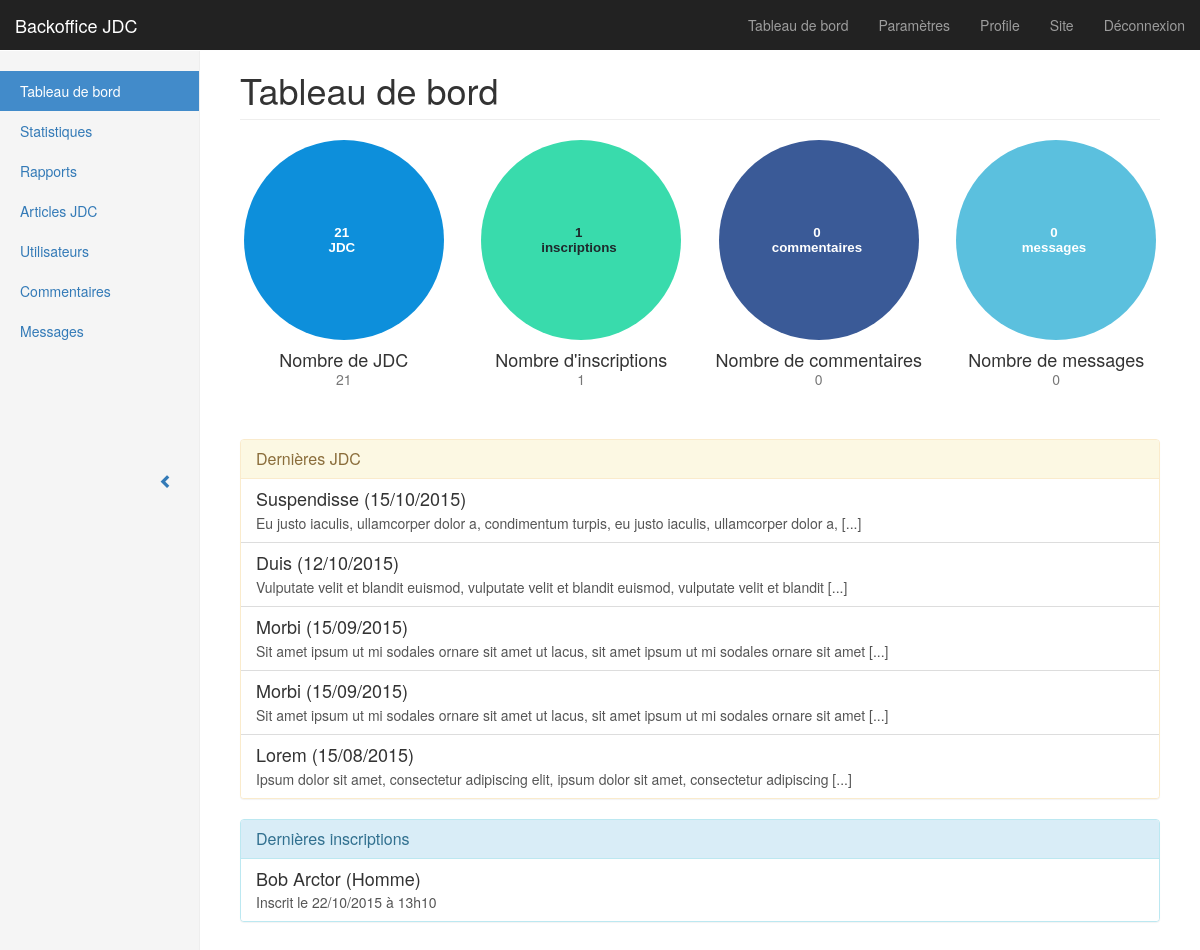
/admin/index.php (signed in), run on the app's committed database.
### tables this page shows
CREATE TABLE IF NOT EXISTS `articles` (
`id` int(11) unsigned NOT NULL,
  `name` varchar(100) NOT NULL,
  `content` text NOT NULL,
  `creation_date` datetime NOT NULL
);

CREATE TABLE IF NOT EXISTS `users` (
`id` int(11) unsigned NOT NULL,
  `firstname` varchar(100) NOT NULL,
  `lastname` varchar(100) NOT NULL,
  `gender` enum('male','female') NOT NULL,
  `email` varchar(255) NOT NULL,
  `password` char(60) NOT NULL,
  `newsletter` tinyint(1) DEFAULT '0',
  `role` tinyint(1) DEFAULT '0',
  `cdate` datetime NOT NULL,
  `mdate` datetime NOT NULL
);

### inc/func.php (called while the page is built, shortened)
<?php
function cutString($text, $max_length, $end = '...') {
	$sep = '[@]';
	if ($max_length > 0 && strlen($text) > $max_length) {
		$text = wordwrap($text, $max_length, $sep, true);
		$text = explode($sep, $text);
		return $text[0].$end;
	}
	return $text;
}
function getFormatDate($date, $format = 'd/m/Y') {
	return date($format, strtotime($date));
}
function user_getFullName($user) {
	return ucwords($user['firstname'].' '.$user['lastname']);
}
function user_getGenderLabel($gender) {
	global $genders, $gender_labels;
	if (isset($gender_labels[$gender])) {
		return $gender_labels[$gender];
	}
	return 'N/A';
}

### inc/config.php (called while the page is built, shortened)
<?php
$current_page = basename($_SERVER['PHP_SELF']);
$gender_labels = array(
	'male' => 'Homme',
	'female' => 'Femme'
);

### admin/inc/config.php (called while the page is built, shortened)
<?php
require_once '../inc/config.php';
$pages = array(
	'index.php' => 'Tableau de bord',
	'#stats.php' => 'Statistiques',
	'#reports.php' => 'Rapports',
	'articles.php' => 'Articles JDC',
	'users.php' => 'Utilisateurs',
	'#comments.php' => 'Commentaires',
	'#messages.php' => 'Messages',
);

### admin/index.php (the view)
<?php
require_once 'partials/header.php';
$query = $db->query('SELECT COUNT(id) as count_total FROM articles');
$result = $query->fetch();
$count_articles = $result['count_total'];
$query = $db->query('SELECT COUNT(id) as count_total FROM users');
$result = $query->fetch();
$count_users = $result['count_total'];
$count_comments = 0;
$count_messages = 0;
$query = $db->query('SELECT * FROM articles ORDER BY creation_date DESC LIMIT 5');
$last_articles = $query->fetchAll();
$query = $db->query('SELECT * FROM users ORDER BY cdate DESC LIMIT 5');
$last_users = $query->fetchAll();
?>
				<h1 class="page-header">Tableau de bord</h1>
				<div class="row placeholders">
					<div class="col-xs-6 col-sm-3 placeholder">
						<img data-src="holder.js/200x200/auto/sky/text:<?= $count_articles ?> \n JDC" class="img-responsive" alt="Generic placeholder thumbnail">
						<h4>Nombre de JDC</h4>
						<span class="text-muted"><?= $count_articles ?></span>
					</div>
					<div class="col-xs-6 col-sm-3 placeholder">
						<img data-src="holder.js/200x200/auto/vine/text:<?= $count_users ?> \n inscriptions" class="img-responsive" alt="Generic placeholder thumbnail">
						<h4>Nombre d'inscriptions</h4>
						<span class="text-muted"><?= $count_users ?></span>
					</div>
					<div class="col-xs-6 col-sm-3 placeholder">
						<img data-src="holder.js/200x200/auto/social/text:<?= $count_comments ?> \n commentaires" class="img-responsive" alt="Generic placeholder thumbnail">
						<h4>Nombre de commentaires</h4>
						<span class="text-muted"><?= $count_comments ?></span>
					</div>
					<div class="col-xs-6 col-sm-3 placeholder">
						<img data-src="holder.js/200x200/auto/#5bc0de:#fff/text:<?= $count_messages ?> \n messages" class="img-responsive" alt="Generic placeholder thumbnail">
						<h4>Nombre de messages</h4>
						<span class="text-muted"><?= $count_messages ?></span>
					</div>
				</div>
				<div class="panel panel-warning">
					<div class="panel-heading">
						<h3 class="panel-title">Dernières JDC</h3>
					</div>
					<div class="list-group">
						<?php foreach($last_articles as $article) { ?>
						<a href="#" class="list-group-item">
							<h4 class="list-group-item-heading"><?= ucfirst($article['name']) ?> (<?= getFormatDate($article['creation_date']) ?>)</h4>
							<p class="list-group-item-text"><?= cutString($article['content'], 100, ' [...]') ?></p>
						</a>
						<?php } ?>
					</div>
				</div>
				<div class="panel panel-info">
					<div class="panel-heading">
						<h3 class="panel-title">Dernières inscriptions</h3>
					</div>
					<div class="list-group">
						<?php foreach($last_users as $user) { ?>
						<a href="#" class="list-group-item">
							<h4 class="list-group-item-heading"><?= user_getFullName($user) ?> (<?= user_getGenderLabel($user['gender']) ?>)</h4>
							<p class="list-group-item-text">Inscrit le <?= getFormatDate($user['cdate'], 'd/m/Y \à H\hi') ?></p>
						</a>
						<?php } ?>
					</div>
				</div>
<?php require_once 'partials/footer.php' ?>

### admin/partials/header.php (shortened to what this page needs)
<?php
require_once 'inc/config.php';
require_once '../inc/func.php';
?>
<!DOCTYPE html>
<html lang="en">
<head>
	<link rel="stylesheet" href="../css/bootstrap.min.css">
	<link rel="stylesheet" href="css/jquery.dataTables.min.css">
	<link href="css/styles.css" rel="stylesheet">
</head>
<body>
	<?php include_once 'partials/navbar-header.php' ?>
	<div class="container-fluid">
		<div class="row">
			<div id="main-container" class="col-sm-9 col-sm-offset-3 col-md-10 col-md-offset-2 main">

### admin/partials/navbar-header.php (shortened to what this page needs)
<nav class="navbar navbar-inverse navbar-fixed-top">
	<div class="container-fluid">
		<div class="navbar-header">
			<a class="navbar-brand" href="index.php">Backoffice JDC</a>
		</div>
		<div id="navbar" class="navbar-collapse collapse">
			<ul class="nav navbar-nav navbar-right">
				<li><a href="index.php">Tableau de bord</a></li>
				<li><a href="settings.php">Paramètres</a></li>
				<li><a href="profile.php">Profile</a></li>
				<li><a href="../index.php">Site</a></li>
				<li><a href="logout.php">Déconnexion</a></li>
			</ul>
		</div>
	</div>
</nav>

### admin/partials/footer.php (shortened to what this page needs)
			</div>
			<?php include_once 'partials/sidebar-left.php' ?>
		</div>
	</div>
</body>
</html>

### admin/partials/sidebar-left.php
<div id="sidebar-left" class="col-sm-3 col-md-2 sidebar">
	<ul class="nav nav-sidebar">
		<?php
		foreach($pages as $page_url => $page_name) {
			$active = '';
			if ($page_url == $current_page) {
				$active = ' active';
			}
		?>
		<li class="<?= $active ?>"><a href="<?= $page_url ?>"><?= $page_name ?></a></li>
		<?php } ?>
	</ul>
</div>
<a href="javascript:void(0);" id="sidebar-toggle" class="sidebar-toggle-left">
	<span class="glyphicon glyphicon-chevron-left"></span>
</a>

### admin/css/styles.css (style rules this page uses)
body { padding-top: 50px; }
.navbar-fixed-top { border: 0; }
.sidebar { display: none; }
@media (min-width: 768px) { .sidebar { position: fixed; top: 51px; bottom: 0; left: 0; z-index: 1000; display: block; padding: 20px; overflow-x: hidden; overflow-y: auto; background-color: #f5f5f5; border-right: 1px solid #eee; } }
.nav-sidebar { margin-right: -21px; margin-bottom: 20px; margin-left: -20px; }
.nav-sidebar > li > a { padding-right: 20px; padding-left: 20px; }
.nav-sidebar > .active > a, .nav-sidebar > .active > a:hover, .nav-sidebar > .active > a:focus { color: #fff; background-color: #428bca; }
#sidebar-toggle { display: none; width: 20px; height: 20px; position: fixed; top: 50%; margin-top: -10px; z-index: 1001; left: 20px; }
.main { padding: 20px; }
@media (min-width: 768px) { .main { padding-right: 40px; padding-left: 40px; } }
.main .page-header { margin-top: 0; }
.placeholders { margin-bottom: 30px; text-align: center; }
.placeholders h4 { margin-bottom: 0; }
.placeholder { margin-bottom: 20px; }
.placeholder img { display: inline-block; border-radius: 50%; }

### data on the page
articles: name "Suspendisse", creation_date "15/10/2015", content "Eu justo iaculis, ullamcorper dolor a, condimentum turpis, eu justo iaculis, ullamcorper dolor a, [...]"
articles: name "Duis", creation_date "12/10/2015", content "Vulputate velit et blandit euismod, vulputate velit et blandit euismod, vulputate velit et blandit [...]"
articles: name "Morbi", creation_date "15/09/2015", content "Sit amet ipsum ut mi sodales ornare sit amet ut lacus, sit amet ipsum ut mi sodales ornare sit amet [...]"
articles: name "Morbi", creation_date "15/09/2015", content "Sit amet ipsum ut mi sodales ornare sit amet ut lacus, sit amet ipsum ut mi sodales ornare sit amet [...]"
articles: name "Lorem", creation_date "15/08/2015", content "Ipsum dolor sit amet, consectetur adipiscing elit, ipsum dolor sit amet, consectetur adipiscing [...]"
users: user_getFullName($user) "Bob Arctor", gender "Homme", cdate "22/10/2015 à 13h10"

### other printed values
$count_articles "21"
$count_users "1"
$count_comments "0"
$count_messages "0"
$page_name "Tableau de bord"
$page_name "Statistiques"
$page_name "Rapports"
$page_name "Articles JDC"
$page_name "Utilisateurs"
$page_name "Commentaires"
$page_name "Messages"
